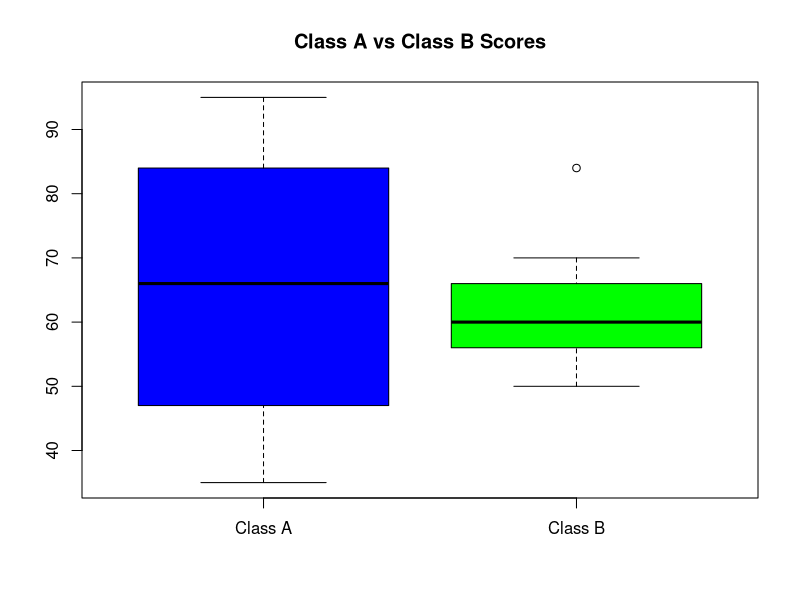

Recreate this plot in R.
class_A <- c(76, 35, 47, 64, 95, 66, 89, 36, 84)
class_B <- c(51, 56, 84, 60, 59, 70, 63, 66, 50)
cat("Class A - Mean:", mean(class_A), "Median:", median(class_A), "Range:", range(class_A), "\n")
cat("Class B - Mean:", mean(class_B), "Median:", median(class_B), "Range:", range(class_B), "\n")
boxplot(class_A, class_B, names=c("Class A", "Class B"), col=c("blue", "green"), main="Class A vs Class B Scores")
